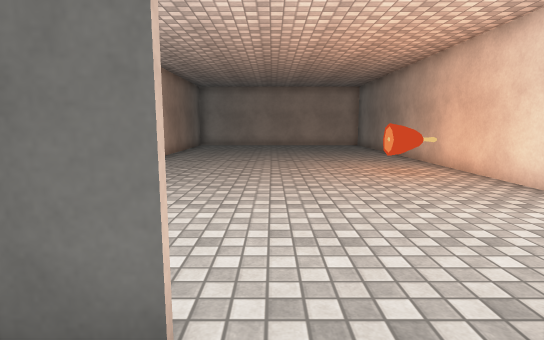
View 1 (above)

12 first-person views from a walk through a Unity game level. The camera is 1.3 m above the floor, tilts 8° down and sees 80° across. Doors are open. The floor is counted in squares, 1 m on a side. Each view is taken from the middle of a square. On the plan, view 1 faces up. The plan holds only what a view shows up to about 14 squares ahead; the rest is blank. The player is left out. Some surface patterns are stand-ins.

View 2
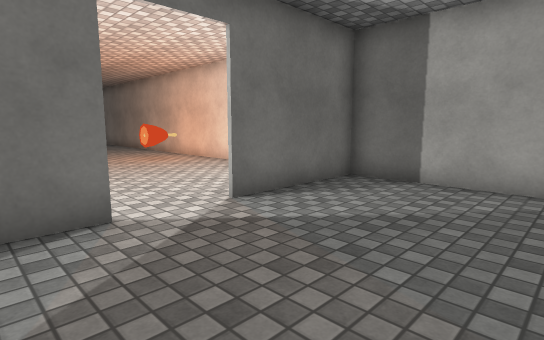

View 3
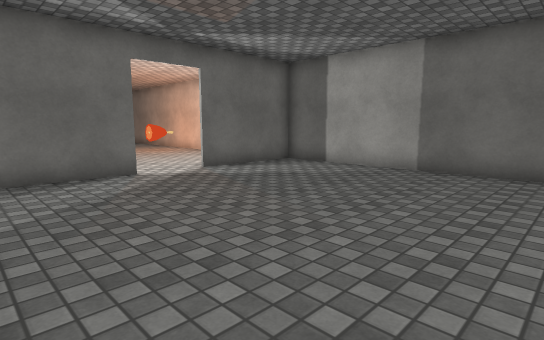

View 4
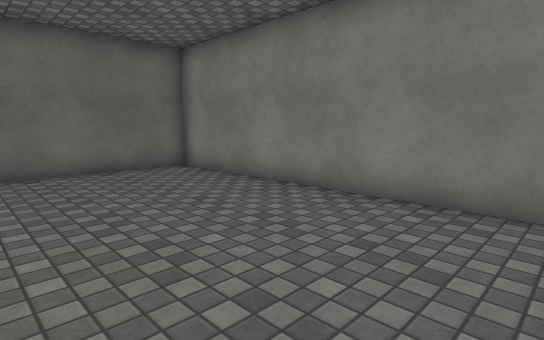

View 5
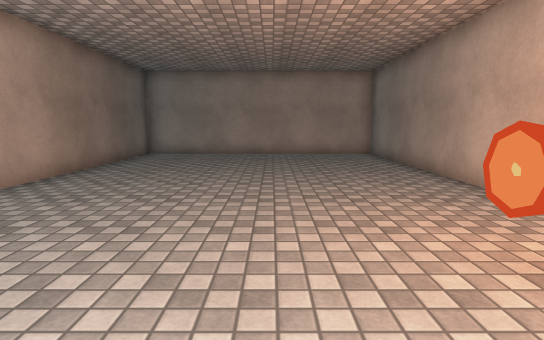

View 6
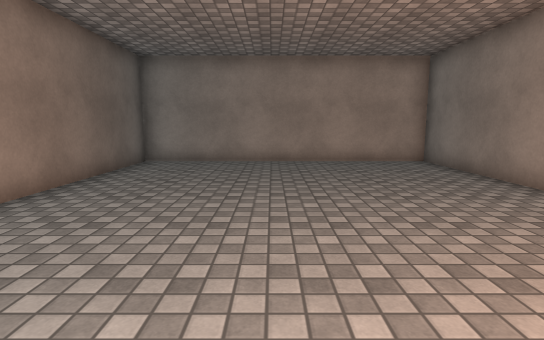

View 7
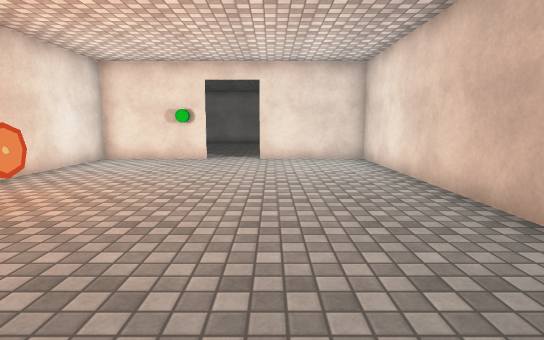

View 8
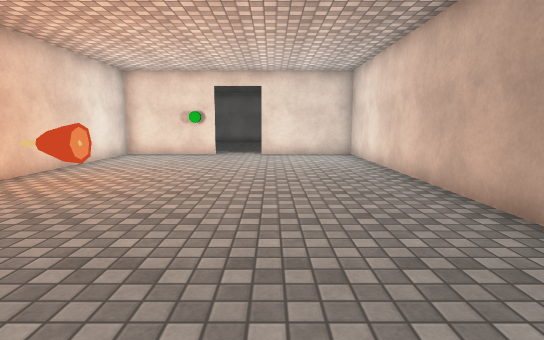

View 9
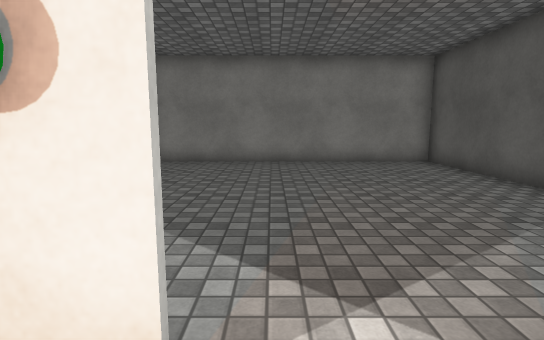

View 10
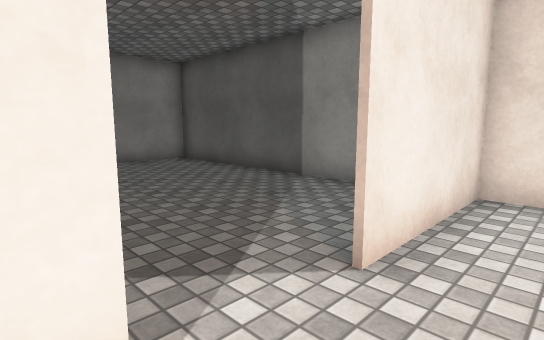

View 11
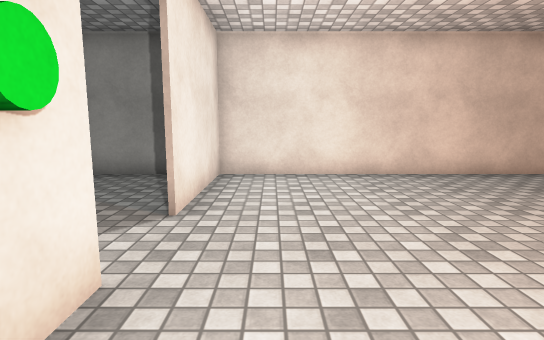

View 12
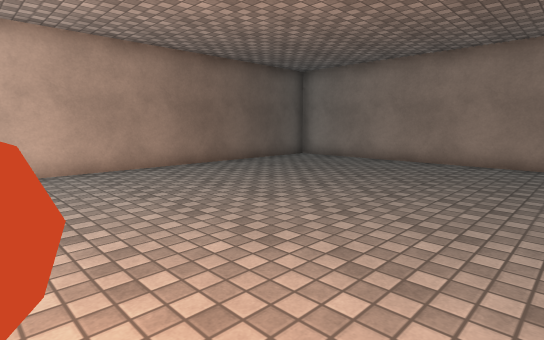

### Floor plan
Ten units are one square. View 1 is at (0, 0); x grows to the right and y downward. Boxes are objects, and circles mark ways between rooms. Rooms are numbered by the first view taken in them; rooms with no view inside come last. Other rooms are left out.
<svg viewBox="-51 -210 111 299">
<path fill="none" stroke="#000" d="M15 -16 25 -16M-5 -15 -34 -15M55 -15 24 -15M-45 -21 -45 84 54 84 54 -21M25 -16 55 -16M54 -21 54 -205 -45 -205 -45 -21M-46 -16 -5 -16"/>
<rect x="15" y="-25" width="10" height="10" fill="#bbb"><title>other object</title></rect>
<rect x="35" y="-95" width="10" height="10" fill="#bbb"><title>other object</title></rect>
<circle cx="5" cy="-15" r="3" fill="#2a7"/>
<text x="10" y="40">1</text>
<text x="0" y="-120">2</text>
</svg>
Room 1 opens to room 2.

Where each view was taken, in squares from view 1:
view 1: 0 up, 0 right, facing up
view 2: 3 down, 2 left, facing up-right
view 3: 7 down, 4 left, facing up-right
view 4: 3 down, 4 left, facing down-right
view 5: 6 up, 1 right, facing up
view 6: 9 up, 0 right, facing up
view 7: 14 up, 1 left, facing down
view 8: 16 up, 1 left, facing down
view 9: 3 up, 1 right, facing down
view 10: 3 up, 2 right, facing down-left
view 11: 3 up, 4 right, facing left
view 12: 9 up, 5 right, facing up-left
